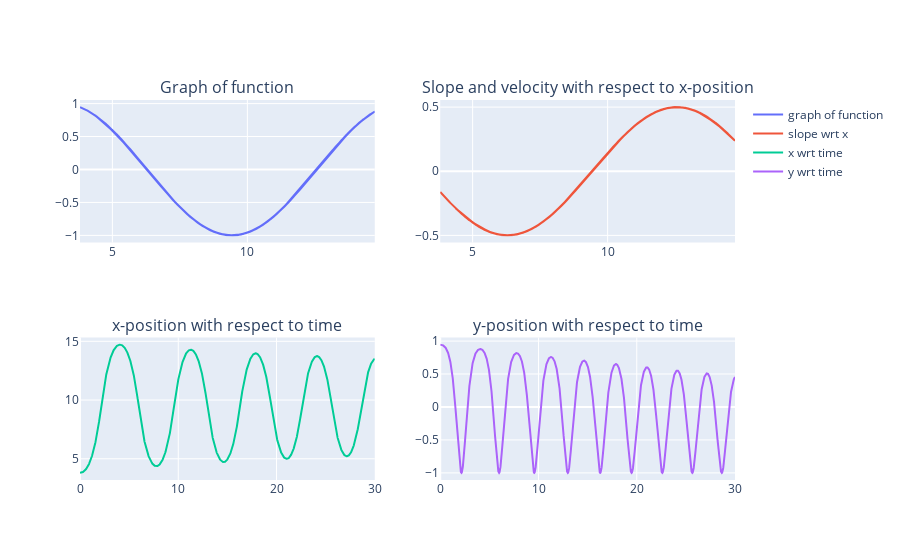

Here is the notebook cell this chart was saved with:
### Code cell
import plotly.graph_objects as go
from plotly.subplots import make_subplots

n_frames = int(Tmax / dt)

def df(x, h=1e-7):
    return (func(x + h) - func(x - h)) / (2*h)

time_values = np.linspace(0, Tmax, n_frames)

fig = make_subplots(rows=2, cols=2, subplot_titles=(
    "Graph of function",
    "Slope and velocity with respect to x-position",
    "x-position with respect to time",
    "y-position with respect to time"
    ))

x_values = sol[0, :]
y_values = func(x_values)
slope_values = df(x_values)

fig.add_trace(go.Scatter(
    x=x_values,
    y=y_values,
    name="graph of function"),
    row=1, col=1)

fig.add_trace(go.Scatter(
    x=x_values,
    y=slope_values,
    name="slope wrt x"),
    row=1, col=2)

fig.add_trace(go.Scatter(
    x=time_values,
    y=x_values,
    name="x wrt time"),
    row=2, col=1)

fig.add_trace(go.Scatter(
    x=time_values,
    y=y_values,
    name="y wrt time"),
    row=2, col=2)

fig.show()

### Figure 1 — Plotly figure (JSON) as saved in the notebook; plotly's stock layout.template omitted (floating-point values rounded to 4 significant figures; data arrays with more than 128 entries replaced by an {"elided": "..."} marker saying what was removed)
{"data": [{"name": "graph of function", "type": "scatter", "x": {"elided": "3000 float values"}, "xaxis": "x", "y": {"elided": "3000 float values"}, "yaxis": "y"}, {"name": "slope wrt x", "type": "scatter", "x": {"elided": "3000 float values"}, "xaxis": "x2", "y": {"elided": "3000 float values"}, "yaxis": "y2"}, {"name": "x wrt time", "type": "scatter", "x": {"elided": "3000 float values"}, "xaxis": "x3", "y": {"elided": "3000 float values"}, "yaxis": "y3"}, {"name": "y wrt time", "type": "scatter", "x": {"elided": "3000 float values"}, "xaxis": "x4", "y": {"elided": "3000 float values"}, "yaxis": "y4"}], "layout": {"annotations": [{"font": {"size": 16}, "showarrow": false, "text": "Graph of function", "x": 0.225, "xanchor": "center", "xref": "paper", "y": 1, "yanchor": "bottom", "yref": "paper"}, {"font": {"size": 16}, "showarrow": false, "text": "Slope and velocity with respect to x-position", "x": 0.775, "xanchor": "center", "xref": "paper", "y": 1, "yanchor": "bottom", "yref": "paper"}, {"font": {"size": 16}, "showarrow": false, "text": "x-position with respect to time", "x": 0.225, "xanchor": "center", "xref": "paper", "y": 0.375, "yanchor": "bottom", "yref": "paper"}, {"font": {"size": 16}, "showarrow": false, "text": "y-position with respect to time", "x": 0.775, "xanchor": "center", "xref": "paper", "y": 0.375, "yanchor": "bottom", "yref": "paper"}], "xaxis": {"anchor": "y", "domain": [0, 0.45]}, "xaxis2": {"anchor": "y2", "domain": [0.55, 1]}, "xaxis3": {"anchor": "y3", "domain": [0, 0.45]}, "xaxis4": {"anchor": "y4", "domain": [0.55, 1]}, "yaxis": {"anchor": "x", "domain": [0.625, 1]}, "yaxis2": {"anchor": "x2", "domain": [0.625, 1]}, "yaxis3": {"anchor": "x3", "domain": [0, 0.375]}, "yaxis4": {"anchor": "x4", "domain": [0, 0.375]}}}
